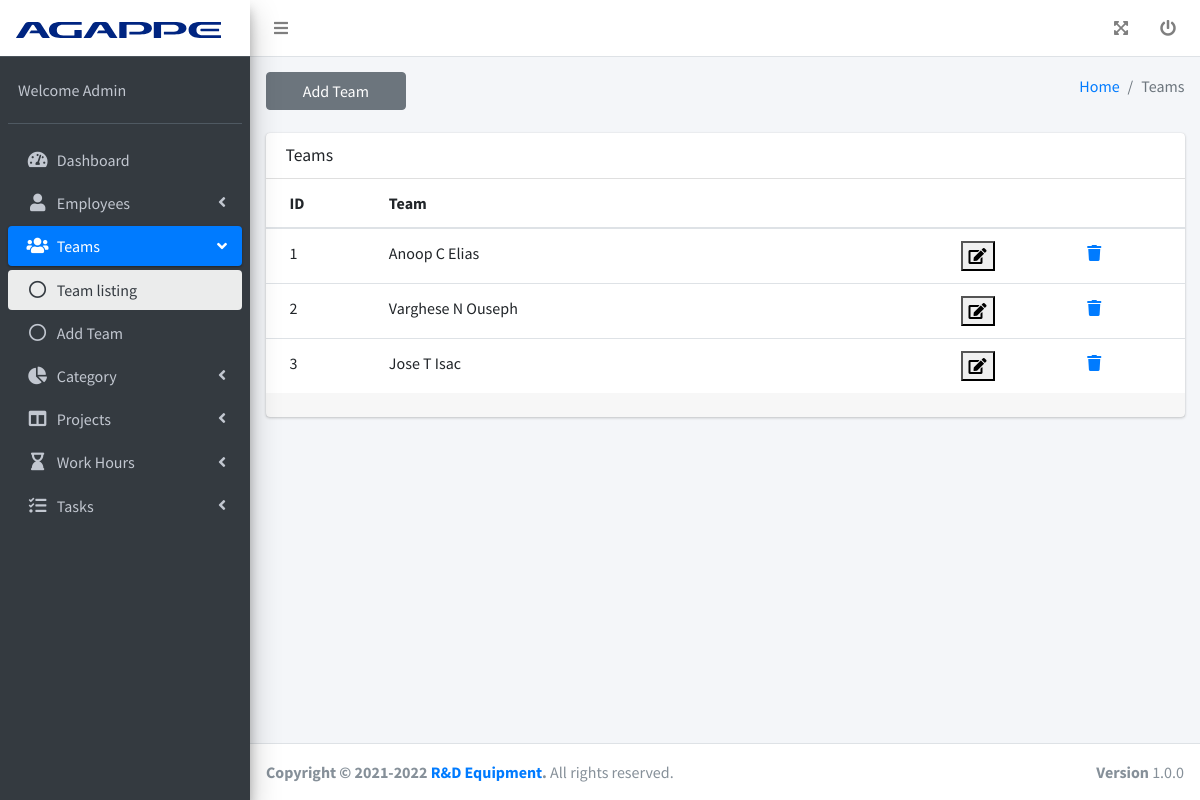
Screenshot of /tracker/teams (signed in) with the database file from the repository.
### tracker/models.py (models this page shows, shortened)
class User(AbstractUser):
    empcode = models.CharField(max_length=50)
    empmobile = models.CharField(max_length=50)
    is_projectmanager = models.BooleanField(default=False)
    usertype = models.IntegerField(default=False)

class Team(models.Model):
    PMid = models.ForeignKey(User, on_delete=models.CASCADE,related_name='forPMId')
    is_active = models.BooleanField(default=False)
    members = models.ManyToManyField(User, through='TeamMembership')
    class Meta:
        db_table = 'teams'

### tracker/views.py (the view)
# urls.py: path('teams', views.teams, name='teams'),
@login_required(login_url='loginpage')
def teams(request):
    staff = User.objects.get(id=request.session['userid'])
    if staff.usertype == 1:
        if request.method == 'POST':
            pmid = request.POST.get('PMID')
            staff = User.objects.get(id=request.session['userid'])
            rows1 = Team.objects.filter(PMid=pmid)
            for x in rows1:
                teamID = x.id
                selectedteammates = x.members.all()
            pmstaff = User.objects.get(id=pmid)
            projectmanagers = User.objects.all().filter(is_projectmanager=True)
            teammates = User.objects.all().filter(is_staff=False,is_projectmanager=False,is_active=True)
            return render(request,'updTeam.html',{'form':projectmanagers,'disTM':teammates,'username':staff,'selectedteam':selectedteammates,'ID':int(pmid),'teamdetails': teamID, 'pmstaff':pmstaff})
        else:
            rows = Team.objects.all()
            page = request.GET.get('page', 1)
            paginator = Paginator(rows, g_page_no)
            try:
                teams = paginator.page(page)
            except PageNotAnInteger:
                teams = paginator.page(1)
            except EmptyPage:
                teams = paginator.page(paginator.num_pages)
            return render(request,'teams.html',{'form':teams,'username':staff})
    else:
        return render(request,'403.html',{'username':staff})

### tracker/templates/teams.html (shortened to what this page needs)
{% extends "base.html" %}
{% load static %}
{% block content %}
        <div class="content-wrapper">
          <div class="content-header">
            <div class="container-fluid">
              <div class="row mb-2">
                <div class="col-sm-2">
                  <a href="../tracker/addTeam" class="m-0"><button type="button" class="btn btn-block btn-secondary">Add Team</button></a>
                </div>
                <div class="col-sm-10">
                  <ol class="breadcrumb float-sm-right">
                    <li class="breadcrumb-item"><a href="#">Home</a></li>
                    <li class="breadcrumb-item active">Teams</li>
                  </ol>
                </div>
              </div>
            </div>
          </div>
          <div class="content">
            <div class="container-fluid">
              <div class="row">
                <div class="col-12">
                  <div class="card">
                    <div class="card-header">
                      <h3 class="card-title">Teams</h3>
                    </div>
                    <div class="card-body table-responsive p-0">
                      <table class="table table-hover text-nowrap">
                        <thead>
                          <tr>
                            <th>ID</th>
                            <th>Team</th>
                            <th>&nbsp;</th>
                            <th>&nbsp;</th>
                            <th>&nbsp;</th>
                            <th>&nbsp;</th>
                            <th>&nbsp;</th>
                            <th></th>
                          </tr>
                        </thead>
                        <tbody>
                          {% for eachval in form %}
                          <tr>
                              <td>{{eachval.id}}</td>
                              <td>{{eachval.PMid.first_name}}</td>
                              <td></td>
                              <td></td>
                              <td></td>
                              <td>  </td>
                              <td><form method="POST" action="./teams">{% csrf_token %}<input type="hidden" name="PMID" value="{{eachval.PMid.id}}" /><button type="submit" name="Edit" value="Edit"><i class="fas fa-edit"></i></button></form>
                              </td>
                              <td><a id="{{eachval.id}}" class="btn-click-action" data-type="{{eachval.id}}"><i class="fas fa-trash"></i></a></td>
                          </tr>
                          {% endfor %}
                        </tbody>
                      </table>
                    </div>
                    <div class="card-footer clearfix">
                    </div>
                  </div>
                </div>
              </div>
            </div>
          </div>
        </div>
{% endblock %}

### tracker/templates/base.html (shortened to what this page needs)
{% load static %}
<!DOCTYPE html>
<html lang="en">
<head>
  <link rel="stylesheet" href="{% static 'plugins/fontawesome-free/css/all.min.css' %}">
  <link rel="stylesheet" href="{% static 'dist/css/adminlte.min.css' %}">
  <link rel="stylesheet" href="https://code.ionicframework.com/ionicons/2.0.1/css/ionicons.min.css">
  <link rel="stylesheet" href="{% static 'plugins/daterangepicker/daterangepicker.css' %}">
  <link rel="stylesheet" href="{% static 'plugins/tempusdominus-bootstrap-4/css/tempusdominus-bootstrap-4.min.css' %}">
</head>
<body class="hold-transition sidebar-mini">
    <div class="wrapper">
        <nav class="main-header navbar navbar-expand navbar-white navbar-light">
          <ul class="navbar-nav">
            <li class="nav-item">
              <a class="nav-link" data-widget="pushmenu" href="#" role="button"><i class="fas fa-bars"></i></a>
            </li>
          </ul>
          <ul class="navbar-nav ml-auto">
            <li class="nav-item">
              <a class="nav-link" data-widget="fullscreen" href="#" role="button" title="Full screen">
                <i class="fas fa-expand-arrows-alt"></i>
              </a>
            </li>
            <li class="nav-item">
              <a class="nav-link" href="../../logout/" role="button" title="Log out here">
                <i class="fas fa-power-off"></i>
              </a>
            </li>
          </ul>
        </nav>
        <aside class="main-sidebar sidebar-dark-primary elevation-4">
          <a href="index3.html" class="brand-link logo-switch" style="background-color: white;">
            <img src="{% static 'dist/img/logo-9E1.svg' %}" alt="Agappe" class="brand-image-xl" style="left: 12px">
          </a>
          <div class="sidebar">
            <div class="user-panel mt-3 pb-3 mb-3 d-flex">
              <div class="info">
                <a href="#" class="d-block">Welcome {{username.first_name}}</a>
              </div>
            </div>
            <nav class="mt-2">
              <ul class="nav nav-pills nav-sidebar flex-column" data-widget="treeview" role="menu" data-accordion="true">
                {% if username.usertype == 1 %}
                <li class="nav-item">
                  <a href="../../tracker/admin" class="nav-link">
                    <i class="nav-icon fas fa-tachometer-alt"></i>
                    <p>
                      Dashboard
                    </p>
                  </a>
                </li>
               <li class="nav-item">
                  <a href="#" class="nav-link">
                    <i class="nav-icon fas fa-user"></i>
                    <p>
                      Employees
                      <i class="right fas fa-angle-left"></i>
                    </p>
                  </a>
                </li>
                <li class="nav-item">
                  <a href="#" class="nav-link">
                    <i class="nav-icon fas fa-users"></i>
                    <p>
                      Teams
                      <i class="right fas fa-angle-left"></i>
                    </p>
                  </a>
                  <ul class="nav nav-treeview">
                    <li class="nav-item">
                      <a href="../../tracker/teams" class="nav-link">
                        <i class="far fa-circle nav-icon"></i>
                        <p>Team listing</p>
                      </a>
                    </li>
                    <li class="nav-item">
                      <a href="../../tracker/addTeam" class="nav-link">
                        <i class="far fa-circle nav-icon"></i>
                        <p>Add Team</p>
                      </a>
                    </li>
                  </ul>
                </li>
                <li class="nav-item">
                  <a href="#" class="nav-link">
                    <i class="nav-icon fas fa-chart-pie"></i>
                    <p>
                      Category
                      <i class="right fas fa-angle-left"></i>
                    </p>
                  </a>
                </li>
                <li class="nav-item">
                  <a href="#" class="nav-link">
                    <i class="nav-icon fas fa-columns"></i>
                    <p>
                      Projects
                      <i class="right fas fa-angle-left"></i>
                    </p>
                  </a>
                </li>
<li class="nav-item">
  <a href="#" class="nav-link">
    <i class="nav-icon fas fa-hourglass-end"></i>
    <p>
      Work Hours
      <i class="right fas fa-angle-left"></i>
    </p>
  </a>
</li>
<li class="nav-item">
  <a href="#" class="nav-link">
    <i class="nav-icon fas fa-tasks"></i>
    <p>
      Tasks
      <i class="right fas fa-angle-left"></i>
    </p>
  </a>
</li>
  {% endif %}
              </ul>
            </nav>
          </div>
        </aside>
        {% block content %}
        {% endblock %}
        <footer class="main-footer">
          <strong>Copyright &copy; 2021-2022 <a href="https://www.agappe.com/in/">R&D Equipment</a>.</strong>
          All rights reserved.
          <div class="float-right d-none d-sm-inline-block">
            <b>Version</b> 1.0.0
          </div>
        </footer>
      </div>
</body>
</html>

### rows the page displays
User: first_name "Admin"
Team: id "1", PMid.first_name "Anoop C Elias"
Team: id "2", PMid.first_name "Varghese N Ouseph"
Team: id "3", PMid.first_name "Jose T Isac"
